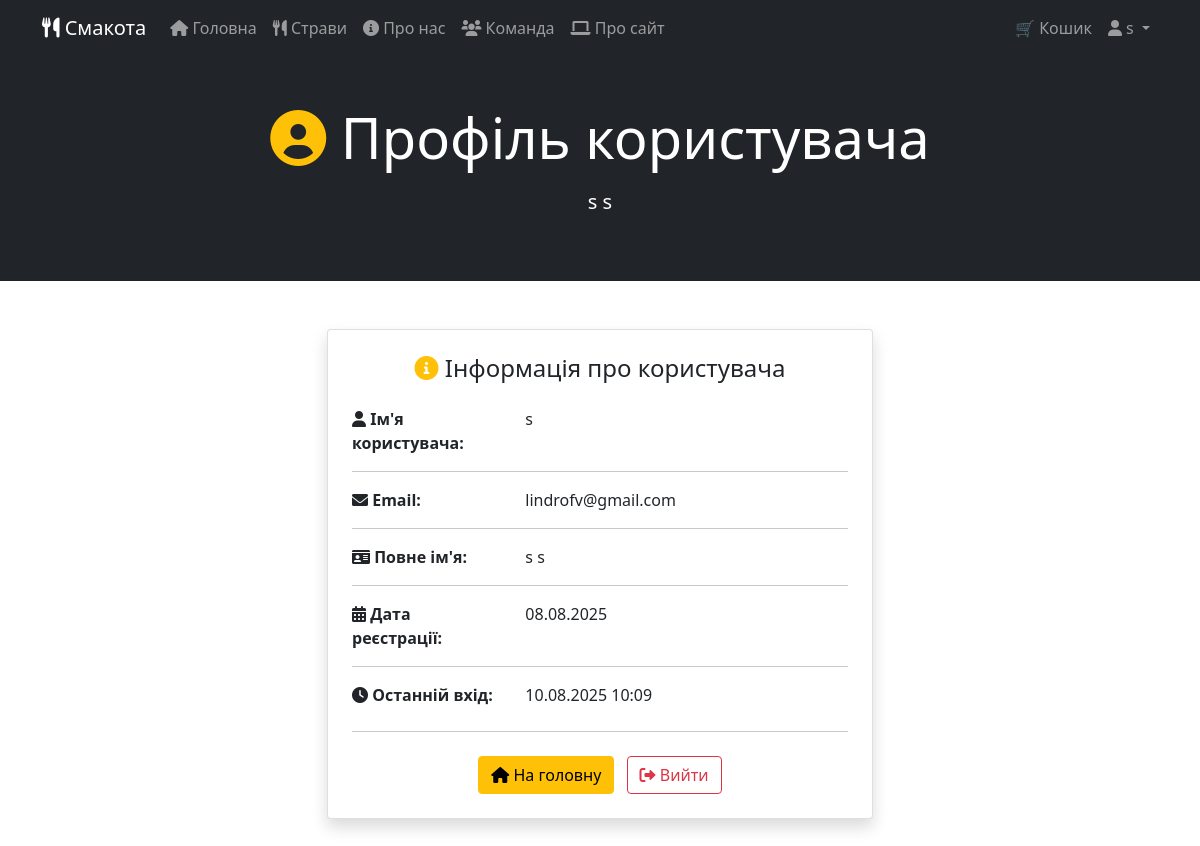
The app's page /market/profile/ (signed in) with its own data.
### Market/models.py (models this page shows, shortened)
class CustomUser(AbstractUser):
    age = models.IntegerField(null=True, blank=True)
    country = models.CharField(max_length=100, blank=True)
    address = models.TextField(blank=True)
    bonus_points = models.DecimalField(max_digits=10, decimal_places=2, default=0.00)
    bonus_points = models.DecimalField(max_digits=10, decimal_places=2, default=0.00)  # Поле для зберігання бонусних балів користувача
    class Meta:
        db_table = 'market_customuser'
    groups = models.ManyToManyField(
        'auth.Group',
        verbose_name='groups',
        blank=True,
        help_text='The groups this user belongs to.',
        related_name='custom_user_set',
        related_query_name='custom_user',
    )
    user_permissions = models.ManyToManyField(
        'auth.Permission',
        verbose_name='user permissions',
        blank=True,
        help_text='Specific permissions for this user.',
        related_name='custom_user_set',
        related_query_name='custom_user',
    )

### Market/auth_views.py (the view)
# urls.py: path('profile/', auth_views.profile, name='profile'),
@login_required
def profile(request):
    return render(request, 'Market/auth/profile.html', {
        'title': f'Профіль - {request.user.username}'
    })

### Market/templates/Market/auth/profile.html (shortened to what this page needs)
{% extends 'Market/base.html' %}
{% block content %}
<section class="py-5 bg-dark text-white">
    <div class="container text-center">
        <h1 class="display-4 mb-3">
            <i class="fas fa-user-circle text-warning"></i> Профіль користувача
        </h1>
        <p class="lead">{{ user.get_full_name|default:user.username }}</p>
    </div>
</section>
<section class="py-5">
    <div class="container">
        <div class="row justify-content-center">
            <div class="col-md-8 col-lg-6">
                <div class="card shadow">
                    <div class="card-body p-4">
                        <h4 class="card-title text-center mb-4">
                            <i class="fas fa-info-circle text-warning"></i> Інформація про користувача
                        </h4>
                        <div class="row">
                            <div class="col-sm-4">
                                <strong><i class="fas fa-user"></i> Ім'я користувача:</strong>
                            </div>
                            <div class="col-sm-8">
                                {{ user.username }}
                            </div>
                        </div>
                        <hr>
                        <div class="row">
                            <div class="col-sm-4">
                                <strong><i class="fas fa-envelope"></i> Email:</strong>
                            </div>
                            <div class="col-sm-8">
                                {{ user.email|default:"Не вказано" }}
                            </div>
                        </div>
                        <hr>
                        <div class="row">
                            <div class="col-sm-4">
                                <strong><i class="fas fa-id-card"></i> Повне ім'я:</strong>
                            </div>
                            <div class="col-sm-8">
                                {% if user.first_name or user.last_name %}
                                    {{ user.first_name }} {{ user.last_name }}
                                {% else %}
                                    Не вказано
                                {% endif %}
                            </div>
                        </div>
                        <hr>
                        <div class="row">
                            <div class="col-sm-4">
                                <strong><i class="fas fa-calendar-alt"></i> Дата реєстрації:</strong>
                            </div>
                            <div class="col-sm-8">
                                {{ user.date_joined|date:"d.m.Y" }}
                            </div>
                        </div>
                        <hr>
                        <div class="row">
                            <div class="col-sm-4">
                                <strong><i class="fas fa-clock"></i> Останній вхід:</strong>
                            </div>
                            <div class="col-sm-8">
                                {% if user.last_login %}
                                    {{ user.last_login|date:"d.m.Y H:i" }}
                                {% else %}
                                    Ніколи
                                {% endif %}
                            </div>
                        </div>
                        <hr class="my-4">
                        <div class="text-center">
                            <a href="{% url 'Market:index' %}" class="btn btn-warning me-2">
                                <i class="fas fa-home"></i> На головну
                            </a>
                            <a href="{% url 'Market:logout' %}" class="btn btn-outline-danger">
                                <i class="fas fa-sign-out-alt"></i> Вийти
                            </a>
                        </div>
                    </div>
                </div>
            </div>
        </div>
    </div>
</section>
{% endblock %}

### Market/templates/Market/navbar.html (shortened to what this page needs)
{% load static %}
<nav class="navbar navbar-expand-lg navbar-dark bg-dark">
    <div class="container">
        <a class="navbar-brand" href="{% url 'Market:index' %}">
            <i class="fas fa-utensils"></i> Смакота
        </a>
        <div class="collapse navbar-collapse" id="navbarNav">
            <ul class="navbar-nav me-auto">
                <li class="nav-item">
                    <a class="nav-link {% if request.resolver_match.url_name == 'index' %}active{% endif %}"
                       href="{% url 'Market:index' %}">
                        <i class="fas fa-home"></i> Головна
                    </a>
                </li>
                <li class="nav-item">
                    <a class="nav-link {% if request.resolver_match.url_name == 'dishes' %}active{% endif %}"
                       href="/market/menu">
                        <i class="fas fa-utensils"></i> Страви
                    </a>
                </li>
                <li class="nav-item">
                    <a class="nav-link {% if request.resolver_match.url_name == 'about' %}active{% endif %}"
                       href="{% url 'Market:about' %}">
                        <i class="fas fa-info-circle"></i> Про нас
                    </a>
                </li>
                <li class="nav-item">
                    <a class="nav-link {% if request.resolver_match.url_name == 'team_info' %}active{% endif %}"
                       href="{% url 'Market:team' %}">
                        <i class="fas fa-users"></i> Команда
                    </a>
                </li>
                <li class="nav-item">
                    <a class="nav-link {% if request.resolver_match.url_name == 'site_info' %}active{% endif %}"
                       href="#">
                        <i class="fas fa-laptop"></i> Про сайт
                    </a>
                </li>
            </ul>
            <ul class="navbar-nav">
                <li class="nav-item">
                    <a href="{% url 'Market:view_cart' %}" class="nav-link position-relative">
                        🛒 Кошик
                    </a>
                </li>
                {% if user.is_authenticated %}
                    <li class="nav-item dropdown">
                        <a class="nav-link dropdown-toggle" href="#" id="navbarDropdown" role="button" data-bs-toggle="dropdown">
                            <i class="fas fa-user"></i> {{ user.username }}
                        </a>
                    </li>
                {% endif %}
            </ul>
        </div>
    </div>
</nav>

### Market/templates/Market/navbar.html (style rules this page uses)
.navbar { z-index: 1050; position: relative; }

### records on screen
CustomUser: username "s", get_full_name "s s", email "lindrofv@gmail.com", first_name "s", last_name "s", date_joined "08.08.2025", last_login "10.08.2025 10:09"
